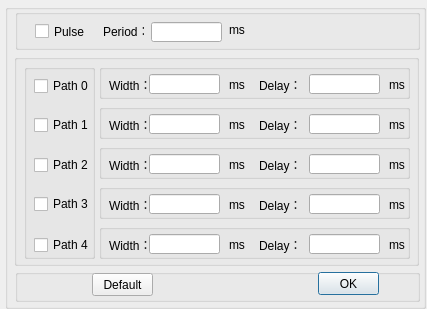
<?xml version="1.0" encoding="UTF-8"?>
<ui version="4.0">
 <class>M_SetTrigSingal</class>
 <widget class="QDialog" name="M_SetTrigSingal">
  <property name="geometry">
   <rect>
    <x>0</x>
    <y>0</y>
    <width>427</width>
    <height>309</height>
   </rect>
  </property>
  <property name="windowTitle">
   <string>Pulse</string>
  </property>
  <widget class="QGroupBox" name="groupBox">
   <property name="geometry">
    <rect>
     <x>5</x>
     <y>4</y>
     <width>421</width>
     <height>305</height>
    </rect>
   </property>
   <property name="title">
    <string/>
   </property>
   <widget class="QGroupBox" name="groupBox_all">
    <property name="geometry">
     <rect>
      <x>9</x>
      <y>50</y>
      <width>405</width>
      <height>212</height>
     </rect>
    </property>
    <property name="title">
     <string/>
    </property>
    <widget class="QGroupBox" name="groupBox_2">
     <property name="geometry">
      <rect>
       <x>10</x>
       <y>10</y>
       <width>71</width>
       <height>195</height>
      </rect>
     </property>
     <property name="title">
      <string/>
     </property>
     <widget class="QCheckBox" name="checkBox_path0">
      <property name="geometry">
       <rect>
        <x>10</x>
        <y>14</y>
        <width>61</width>
        <height>16</height>
       </rect>
      </property>
      <property name="text">
       <string>Path 0</string>
      </property>
     </widget>
     <widget class="QCheckBox" name="checkBox_path1">
      <property name="geometry">
       <rect>
        <x>10</x>
        <y>53</y>
        <width>61</width>
        <height>16</height>
       </rect>
      </property>
      <property name="text">
       <string>Path 1</string>
      </property>
     </widget>
     <widget class="QCheckBox" name="checkBox_path2">
      <property name="geometry">
       <rect>
        <x>10</x>
        <y>93</y>
        <width>61</width>
        <height>16</height>
       </rect>
      </property>
      <property name="text">
       <string>Path 2</string>
      </property>
     </widget>
     <widget class="QCheckBox" name="checkBox_path3">
      <property name="geometry">
       <rect>
        <x>10</x>
        <y>132</y>
        <width>61</width>
        <height>16</height>
       </rect>
      </property>
      <property name="text">
       <string>Path 3</string>
      </property>
     </widget>
     <widget class="QCheckBox" name="checkBox_path4">
      <property name="geometry">
       <rect>
        <x>10</x>
        <y>173</y>
        <width>61</width>
        <height>16</height>
       </rect>
      </property>
      <property name="text">
       <string>Path 4</string>
      </property>
     </widget>
    </widget>
    <widget class="QGroupBox" name="groupBox_path0">
     <property name="geometry">
      <rect>
       <x>85</x>
       <y>10</y>
       <width>311</width>
       <height>35</height>
      </rect>
     </property>
     <property name="title">
      <string/>
     </property>
     <widget class="QLabel" name="label">
      <property name="geometry">
       <rect>
        <x>10</x>
        <y>10</y>
        <width>41</width>
        <height>21</height>
       </rect>
      </property>
      <property name="text">
       <string>Width：</string>
      </property>
     </widget>
     <widget class="QLineEdit" name="lineEdit_0_width">
      <property name="geometry">
       <rect>
        <x>50</x>
        <y>10</y>
        <width>71</width>
        <height>20</height>
       </rect>
      </property>
     </widget>
     <widget class="QLabel" name="label_2">
      <property name="geometry">
       <rect>
        <x>130</x>
        <y>10</y>
        <width>21</width>
        <height>21</height>
       </rect>
      </property>
      <property name="text">
       <string>ms</string>
      </property>
     </widget>
     <widget class="QLineEdit" name="lineEdit_0_delay">
      <property name="geometry">
       <rect>
        <x>210</x>
        <y>10</y>
        <width>71</width>
        <height>20</height>
       </rect>
      </property>
     </widget>
     <widget class="QLabel" name="label_3">
      <property name="geometry">
       <rect>
        <x>290</x>
        <y>10</y>
        <width>31</width>
        <height>21</height>
       </rect>
      </property>
      <property name="text">
       <string>ms</string>
      </property>
     </widget>
     <widget class="QLabel" name="label_4">
      <property name="geometry">
       <rect>
        <x>160</x>
        <y>10</y>
        <width>41</width>
        <height>21</height>
       </rect>
      </property>
      <property name="text">
       <string>Delay：</string>
      </property>
     </widget>
    </widget>
    <widget class="QGroupBox" name="groupBox__path1">
     <property name="geometry">
      <rect>
       <x>85</x>
       <y>50</y>
       <width>311</width>
       <height>35</height>
      </rect>
     </property>
     <property name="title">
      <string/>
     </property>
     <widget class="QLabel" name="label_5">
      <property name="geometry">
       <rect>
        <x>10</x>
        <y>10</y>
        <width>41</width>
        <height>21</height>
       </rect>
      </property>
      <property name="text">
       <string>Width：</string>
      </property>
     </widget>
     <widget class="QLineEdit" name="lineEdit_1_width">
      <property name="geometry">
       <rect>
        <x>50</x>
        <y>10</y>
        <width>71</width>
        <height>20</height>
       </rect>
      </property>
     </widget>
     <widget class="QLabel" name="label_6">
      <property name="geometry">
       <rect>
        <x>130</x>
        <y>10</y>
        <width>21</width>
        <height>21</height>
       </rect>
      </property>
      <property name="text">
       <string>ms</string>
      </property>
     </widget>
     <widget class="QLineEdit" name="lineEdit_1_delay">
      <property name="geometry">
       <rect>
        <x>210</x>
        <y>10</y>
        <width>71</width>
        <height>20</height>
       </rect>
      </property>
     </widget>
     <widget class="QLabel" name="label_7">
      <property name="geometry">
       <rect>
        <x>290</x>
        <y>10</y>
        <width>31</width>
        <height>21</height>
       </rect>
      </property>
      <property name="text">
       <string>ms</string>
      </property>
     </widget>
     <widget class="QLabel" name="label_8">
      <property name="geometry">
       <rect>
        <x>160</x>
        <y>10</y>
        <width>41</width>
        <height>21</height>
       </rect>
      </property>
      <property name="text">
       <string>Delay：</string>
      </property>
     </widget>
    </widget>
    <widget class="QGroupBox" name="groupBox_path2">
     <property name="geometry">
      <rect>
       <x>85</x>
       <y>90</y>
       <width>311</width>
       <height>35</height>
      </rect>
     </property>
     <property name="title">
      <string/>
     </property>
     <widget class="QLabel" name="label_9">
      <property name="geometry">
       <rect>
        <x>10</x>
        <y>10</y>
        <width>41</width>
        <height>21</height>
       </rect>
      </property>
      <property name="text">
       <string>Width：</string>
      </property>
     </widget>
     <widget class="QLineEdit" name="lineEdit_2_width">
      <property name="geometry">
       <rect>
        <x>50</x>
        <y>10</y>
        <width>71</width>
        <height>20</height>
       </rect>
      </property>
     </widget>
     <widget class="QLabel" name="label_10">
      <property name="geometry">
       <rect>
        <x>130</x>
        <y>10</y>
        <width>21</width>
        <height>21</height>
       </rect>
      </property>
      <property name="text">
       <string>ms</string>
      </property>
     </widget>
     <widget class="QLineEdit" name="lineEdit_2_delay">
      <property name="geometry">
       <rect>
        <x>210</x>
        <y>10</y>
        <width>71</width>
        <height>20</height>
       </rect>
      </property>
     </widget>
     <widget class="QLabel" name="label_11">
      <property name="geometry">
       <rect>
        <x>290</x>
        <y>10</y>
        <width>31</width>
        <height>21</height>
       </rect>
      </property>
      <property name="text">
       <string>ms</string>
      </property>
     </widget>
     <widget class="QLabel" name="label_12">
      <property name="geometry">
       <rect>
        <x>160</x>
        <y>10</y>
        <width>41</width>
        <height>21</height>
       </rect>
      </property>
      <property name="text">
       <string>Delay：</string>
      </property>
     </widget>
    </widget>
    <widget class="QGroupBox" name="groupBox_path3">
     <property name="geometry">
      <rect>
       <x>85</x>
       <y>130</y>
       <width>311</width>
       <height>35</height>
      </rect>
     </property>
     <property name="title">
      <string/>
     </property>
     <widget class="QLabel" name="label_13">
      <property name="geometry">
       <rect>
        <x>10</x>
        <y>10</y>
        <width>41</width>
        <height>21</height>
       </rect>
      </property>
      <property name="text">
       <string>Width：</string>
      </property>
     </widget>
     <widget class="QLineEdit" name="lineEdit_3_width">
      <property name="geometry">
       <rect>
        <x>50</x>
        <y>10</y>
        <width>71</width>
        <height>20</height>
       </rect>
      </property>
     </widget>
     <widget class="QLabel" name="label_14">
      <property name="geometry">
       <rect>
        <x>130</x>
        <y>10</y>
        <width>21</width>
        <height>21</height>
       </rect>
      </property>
      <property name="text">
       <string>ms</string>
      </property>
     </widget>
     <widget class="QLineEdit" name="lineEdit_3_delay">
      <property name="geometry">
       <rect>
        <x>210</x>
        <y>10</y>
        <width>71</width>
        <height>20</height>
       </rect>
      </property>
     </widget>
     <widget class="QLabel" name="label_15">
      <property name="geometry">
       <rect>
        <x>290</x>
        <y>10</y>
        <width>31</width>
        <height>21</height>
       </rect>
      </property>
      <property name="text">
       <string>ms</string>
      </property>
     </widget>
     <widget class="QLabel" name="label_16">
      <property name="geometry">
       <rect>
        <x>160</x>
        <y>10</y>
        <width>41</width>
        <height>21</height>
       </rect>
      </property>
      <property name="text">
       <string>Delay：</string>
      </property>
     </widget>
    </widget>
    <widget class="QGroupBox" name="groupBox_path4">
     <property name="geometry">
      <rect>
       <x>85</x>
       <y>170</y>
       <width>311</width>
       <height>35</height>
      </rect>
     </property>
     <property name="title">
      <string/>
     </property>
     <widget class="QLabel" name="label_17">
      <property name="geometry">
       <rect>
        <x>10</x>
        <y>10</y>
        <width>41</width>
        <height>21</height>
       </rect>
      </property>
      <property name="text">
       <string>Width：</string>
      </property>
     </widget>
     <widget class="QLineEdit" name="lineEdit_4_width">
      <property name="geometry">
       <rect>
        <x>50</x>
        <y>10</y>
        <width>71</width>
        <height>20</height>
       </rect>
      </property>
     </widget>
     <widget class="QLabel" name="label_18">
      <property name="geometry">
       <rect>
        <x>130</x>
        <y>10</y>
        <width>21</width>
        <height>21</height>
       </rect>
      </property>
      <property name="text">
       <string>ms</string>
      </property>
     </widget>
     <widget class="QLineEdit" name="lineEdit_4_delay">
      <property name="geometry">
       <rect>
        <x>210</x>
        <y>10</y>
        <width>71</width>
        <height>20</height>
       </rect>
      </property>
     </widget>
     <widget class="QLabel" name="label_19">
      <property name="geometry">
       <rect>
        <x>290</x>
        <y>10</y>
        <width>31</width>
        <height>21</height>
       </rect>
      </property>
      <property name="text">
       <string>ms</string>
      </property>
     </widget>
     <widget class="QLabel" name="label_20">
      <property name="geometry">
       <rect>
        <x>160</x>
        <y>10</y>
        <width>41</width>
        <height>21</height>
       </rect>
      </property>
      <property name="text">
       <string>Delay：</string>
      </property>
     </widget>
    </widget>
   </widget>
   <widget class="QGroupBox" name="groupBox_9">
    <property name="geometry">
     <rect>
      <x>10</x>
      <y>5</y>
      <width>405</width>
      <height>41</height>
     </rect>
    </property>
    <property name="title">
     <string/>
    </property>
    <widget class="QLineEdit" name="lineEdit_period">
     <property name="geometry">
      <rect>
       <x>136</x>
       <y>13</y>
       <width>71</width>
       <height>20</height>
      </rect>
     </property>
    </widget>
    <widget class="QCheckBox" name="checkBox_pulse">
     <property name="geometry">
      <rect>
       <x>20</x>
       <y>12</y>
       <width>51</width>
       <height>21</height>
      </rect>
     </property>
     <property name="text">
      <string>Pulse</string>
     </property>
    </widget>
    <widget class="QLabel" name="label_33">
     <property name="geometry">
      <rect>
       <x>88</x>
       <y>14</y>
       <width>41</width>
       <height>16</height>
      </rect>
     </property>
     <property name="text">
      <string>Period：</string>
     </property>
    </widget>
    <widget class="QLabel" name="label_34">
     <property name="geometry">
      <rect>
       <x>214</x>
       <y>10</y>
       <width>31</width>
       <height>21</height>
      </rect>
     </property>
     <property name="text">
      <string>ms</string>
     </property>
    </widget>
   </widget>
   <widget class="QGroupBox" name="groupBox_10">
    <property name="geometry">
     <rect>
      <x>10</x>
      <y>265</y>
      <width>405</width>
      <height>33</height>
     </rect>
    </property>
    <property name="title">
     <string/>
    </property>
    <widget class="QPushButton" name="pushButton_ok">
     <property name="geometry">
      <rect>
       <x>303</x>
       <y>3</y>
       <width>61</width>
       <height>23</height>
      </rect>
     </property>
     <property name="text">
      <string>OK</string>
     </property>
    </widget>
    <widget class="QPushButton" name="pushButton_default">
     <property name="geometry">
      <rect>
       <x>77</x>
       <y>4</y>
       <width>61</width>
       <height>23</height>
      </rect>
     </property>
     <property name="text">
      <string>Default</string>
     </property>
    </widget>
   </widget>
  </widget>
 </widget>
 <resources/>
 <connections/>
</ui>
